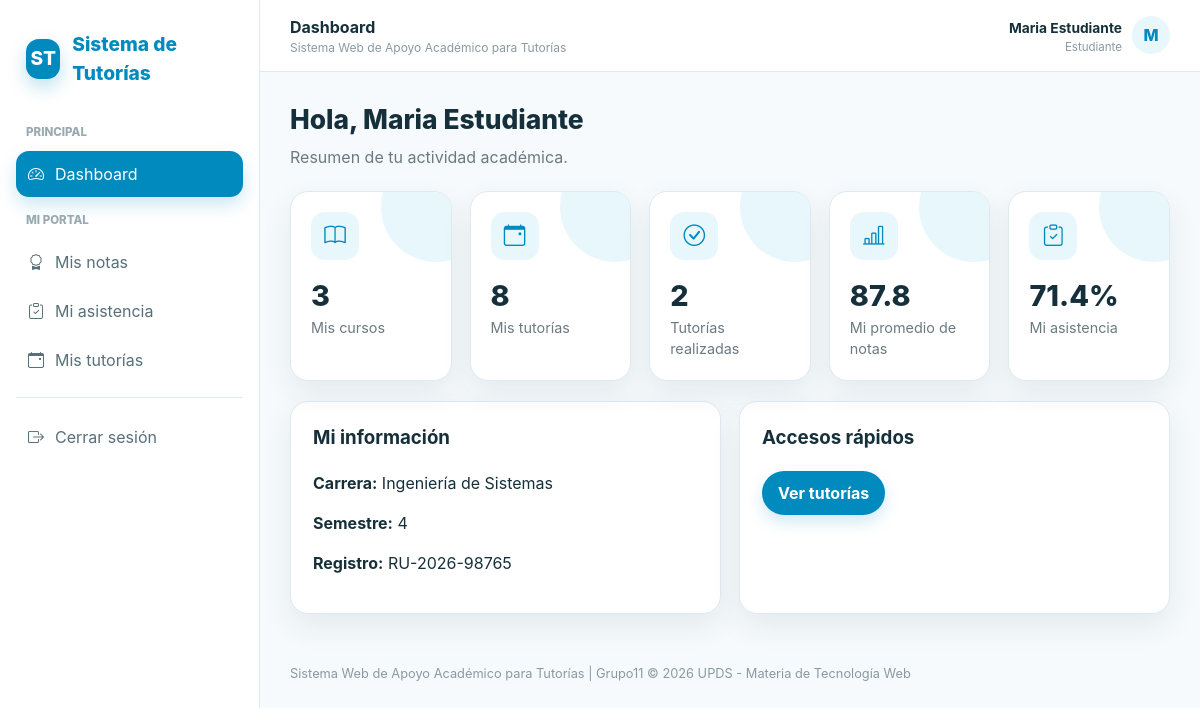
The page /controllers/dashboard.php (signed in) on the database its author committed.
### tables this page shows
CREATE TABLE estudiantes (
    id_estudiante INT AUTO_INCREMENT PRIMARY KEY,
    id_usuario INT NOT NULL UNIQUE,
    id_carrera INT NOT NULL,
    semestre TINYINT UNSIGNED NOT NULL,
    registro_universitario VARCHAR(30) UNIQUE,
    FOREIGN KEY (id_usuario) REFERENCES usuarios(id_usuario) ON DELETE CASCADE,
    FOREIGN KEY (id_carrera) REFERENCES carreras(id_carrera) ON UPDATE CASCADE
);

CREATE TABLE carreras (
    id_carrera INT AUTO_INCREMENT PRIMARY KEY,
    nombre_carrera VARCHAR(150) NOT NULL UNIQUE
);

### controllers/dashboard.php (called while the page is built)
<?php
require_once __DIR__.'/../config/conexion.php';require_once __DIR__.'/../includes/seguridad.php';require_login();require_once __DIR__.'/../models/DashboardModel.php';require_once __DIR__.'/../models/EstudianteModel.php';require_once __DIR__.'/../models/ProfesorModel.php';
$m=new DashboardModel($pdo);if(es_estudiante()){$stats=$m->estadisticasEstudiante((int)$_SESSION['id_usuario']);$grafico=[];}else{$stats=['estudiantes'=>$m->contar('estudiantes'),'profesores'=>$m->contar('profesores'),'cursos'=>$m->contar('cursos'),'promedio'=>$m->promedioNotas(),'asistencia'=>$m->porcentajeAsistencia(),'tutorias'=>$m->contar('tutorias')];$grafico=$m->notasPorCurso();}
$misDatos=null;if(user_role()==='estudiante'){$em=new EstudianteModel($pdo);$misDatos=$em->obtenerPorUsuario($_SESSION['id_usuario']);}elseif(user_role()==='profesor'){$pm=new ProfesorModel($pdo);$misDatos=$pm->obtenerPorUsuario($_SESSION['id_usuario']);}
$titulo='Dashboard';require __DIR__.'/../views/dashboard/index.php';

### includes/seguridad.php (called while the page is built, shortened)
<?php
function e($v): string { return htmlspecialchars((string)$v, ENT_QUOTES, 'UTF-8'); }
function user_role(): string { return $_SESSION['rol']??''; }

### models/DashboardModel.php (called while the page is built)
<?php class DashboardModel {private PDO $pdo;function __construct(PDO $pdo){$this->pdo=$pdo;}function contar($tabla){$permitidas=['estudiantes','profesores','cursos','inscripciones','tutorias'];if(!in_array($tabla,$permitidas,true))return 0;return (int)$this->pdo->query("SELECT COUNT(*) FROM {$tabla}")->fetchColumn();}function promedioNotas(){return (float)$this->pdo->query('SELECT COALESCE(AVG(nota),0) FROM calificaciones')->fetchColumn();}function porcentajeAsistencia(){return (float)$this->pdo->query("SELECT COALESCE(100*SUM(estado='presente')/NULLIF(COUNT(*),0),0) FROM asistencia")->fetchColumn();}function estadisticasEstudiante($idUsuario){$s=$this->pdo->prepare('SELECT id_estudiante FROM estudiantes WHERE id_usuario=?');$s->execute([$idUsuario]);$e=(int)$s->fetchColumn();$q=function($sql) use($e){$st=$this->pdo->prepare($sql);$st->execute([$e]);return $st->fetchColumn();};return ['cursos'=>(int)$q("SELECT COUNT(*) FROM inscripciones WHERE id_estudiante=? AND estado='activa'"),'tutorias'=>(int)$q('SELECT COUNT(*) FROM tutorias WHERE id_estudiante=?'),'realizadas'=>(int)$q("SELECT COUNT(*) FROM tutorias WHERE id_estudiante=? AND estado='realizada'"),'promedio'=>(float)$q('SELECT COALESCE(AVG(c.nota),0) FROM calificaciones c JOIN inscripciones i ON i.id_inscripcion=c.id_inscripcion WHERE i.id_estudiante=?'),'asistencia'=>(float)$q("SELECT COALESCE(100*SUM(a.estado='presente')/NULLIF(COUNT(*),0),0) FROM asistencia a JOIN inscripciones i ON i.id_inscripcion=a.id_inscripcion WHERE i.id_estudiante=?")];}function notasPorCurso(){return $this->pdo->query("SELECT c.codigo,c.nombre_curso,ROUND(COALESCE(AVG(cal.nota),0),1) promedio FROM cursos c LEFT JOIN inscripciones i ON i.id_curso=c.id_curso LEFT JOIN calificaciones cal ON cal.id_inscripcion=i.id_inscripcion GROUP BY c.id_curso ORDER BY c.codigo")->fetchAll();}}

### models/EstudianteModel.php (called while the page is built, shortened)
<?php
class EstudianteModel {private PDO $pdo;function __construct(PDO $pdo){$this->pdo=$pdo;} function obtenerTodas(){return $this->pdo->query("SELECT e.*,u.nombre,u.apellido,u.correo,u.usuario,c.nombre_carrera FROM estudiantes e JOIN usuarios u ON u.id_usuario=e.id_usuario JOIN carreras c ON c.id_carrera=e.id_carrera ORDER BY u.apellido,u.nombre")->fetchAll();} function obtenerPorId($id){$s=$this->pdo->prepare('SELECT e.*,u.nombre,u.apellido,u.correo,u.usuario FROM estudiantes e JOIN usuarios u ON u.id_usuario=e.id_usuario WHERE e.id_estudiante=?');$s->execute([$id]);return $s->fetch();} function obtenerPorUsuario($id){$s=$this->pdo->prepare('SELECT e.*,c.nombre_carrera FROM estudiantes e LEFT JOIN carreras c ON c.id_carrera=e.id_carrera WHERE e.id_usuario=?');$s->execute([$id]);return $s->fetch();}
 }

### views/dashboard/index.php (the view, shortened to what this page needs)
<?php $tituloPagina='Dashboard';include __DIR__.'/../layouts/header.php';?>
<div style="margin-bottom:22px"><h1 class="page-title">Hola, <?=e($_SESSION['nombre'])?> <i class="" aria-hidden="true"></i></h1><p class="subtitle"><?=$rol==='estudiante'?'Resumen de tu actividad académica.':'Resumen general del Sistema de Tutorías.'?></p></div>
<?php if($rol==='estudiante'):?><div class="grid grid-5" style="margin-bottom:20px"><div class="card stat"><div class="stat-icon"><i class="bi bi-book" aria-hidden="true"></i></div><div class="stat-value"><?=$stats['cursos']?></div><div class="stat-label">Mis cursos</div></div><div class="card stat"><div class="stat-icon"><i class="bi bi-calendar-event" aria-hidden="true"></i></div><div class="stat-value"><?=$stats['tutorias']?></div><div class="stat-label">Mis tutorías</div></div><div class="card stat"><div class="stat-icon"><i class="bi bi-check-circle" aria-hidden="true"></i></div><div class="stat-value"><?=$stats['realizadas']?></div><div class="stat-label">Tutorías realizadas</div></div><div class="card stat"><div class="stat-icon"><i class="bi bi-bar-chart-line" aria-hidden="true"></i></div><div class="stat-value"><?=number_format($stats['promedio'],1)?></div><div class="stat-label">Mi promedio de notas</div></div><div class="card stat"><div class="stat-icon"><i class="bi bi-clipboard-check" aria-hidden="true"></i></div><div class="stat-value"><?=number_format($stats['asistencia'],1)?>%</div><div class="stat-label">Mi asistencia</div></div></div><?php endif;?>
<?php if($rol==='estudiante'):?><div class="grid grid-2"><div class="card"><div class="card-body"><h3 style="margin-top:0">Mi información</h3><p><strong>Carrera:</strong> <?=e($misDatos['nombre_carrera']??'')?></p><p><strong>Semestre:</strong> <?=e($misDatos['semestre']??'')?></p><p><strong>Registro:</strong> <?=e($misDatos['registro_universitario']??'')?></p></div></div><div class="card"><div class="card-body"><h3 style="margin-top:0">Accesos rápidos</h3><div class="actions"><a class="btn btn-primary" href="/controllers/tutorias.php">Ver tutorías</a></div></div></div></div><?php endif;?>
<?php include __DIR__.'/../layouts/footer.php';?>

### assets/css/style.css (style rules this page uses)
:root { --primary: #018abd; --primary-dark: #01698f; --primary-light: #e8f7fc; --primary-soft: #f1fbfe; --text: #16303b; --muted: #6c7a80; --bg: #f6fafc; --card: #ffffff; --border: #dfeaf0; --success: #18824a; --success-bg: #eaf8f0; --warning: #956f00; --warning-bg: #fff7df; --danger: #bd3c49; --danger-bg: #ffecee; --shadow: 0 12px 30px rgba(0, 45, 65, 0.08); --shadow-hover: 0 12px 28px rgba(1, 138, 189, 0.18); --radius: 18px; --pill: 999px; }
* { box-sizing: border-box; }
html { scroll-behavior: smooth; }
body { margin: 0; font-family: Inter, system-ui, -apple-system, BlinkMacSystemFont, "Segoe UI", sans-serif; background: var(--bg); color: var(--text); line-height: 1.5; }
a { color: inherit; text-decoration: none; }
button, a, input, select, textarea { -webkit-tap-highlight-color: transparent; }
.page-title { font-size: 1.65rem; font-weight: 800; margin: 0; }
.subtitle { color: var(--muted); margin: 5px 0 0; }
.card { background: var(--card); border: 1px solid var(--border); border-radius: var(--radius); box-shadow: var(--shadow); }
.card-body { padding: 22px; }
.btn { border: 0; border-radius: var(--pill); padding: 10px 16px; font-weight: 700; cursor: pointer; display: inline-flex; align-items: center; justify-content: center; gap: 8px; transition: transform 0.2s ease, box-shadow 0.2s ease, background 0.2s ease, color 0.2s ease; }
.btn-primary { background: var(--primary); color: #ffffff; box-shadow: 0 7px 16px rgba(1, 138, 189, 0.18); }
.actions { display: flex; gap: 8px; flex-wrap: wrap; align-items: center; }
.grid { display: grid; gap: 18px; }
.grid-5 { grid-template-columns: repeat(5, 1fr); }
.grid-2 { grid-template-columns: repeat(2, 1fr); }
.stat { padding: 20px; position: relative; overflow: hidden; }
.stat:after { content: ""; position: absolute; width: 110px; height: 110px; border-radius: 50%; background: var(--primary-light); right: -40px; top: -40px; }
.stat-icon { width: 48px; height: 48px; border-radius: 14px; background: var(--primary-light); color: var(--primary); display: grid; place-items: center; font-size: 1.35rem; }
.stat-value { font-size: 1.8rem; font-weight: 800; margin-top: 14px; }
.stat-label { color: var(--muted); font-size: 0.9rem; }

### rows shown on the page
estudiantes: id_carrera.nombre_carrera "Ingeniería de Sistemas", semestre "4", registro_universitario "RU-2026-98765"

### other values the page prints
$tituloPagina "Dashboard"
$nombreUsuario "Maria Estudiante"
$rol "Estudiante"
$inicialUsuario "M"
$_SESSION['nombre'] "Maria Estudiante"
$stats['cursos'] "3"
$stats['tutorias'] "8"
$stats['realizadas'] "2"
$stats['promedio'] "87.8"
$stats['asistencia'] "71.4"
